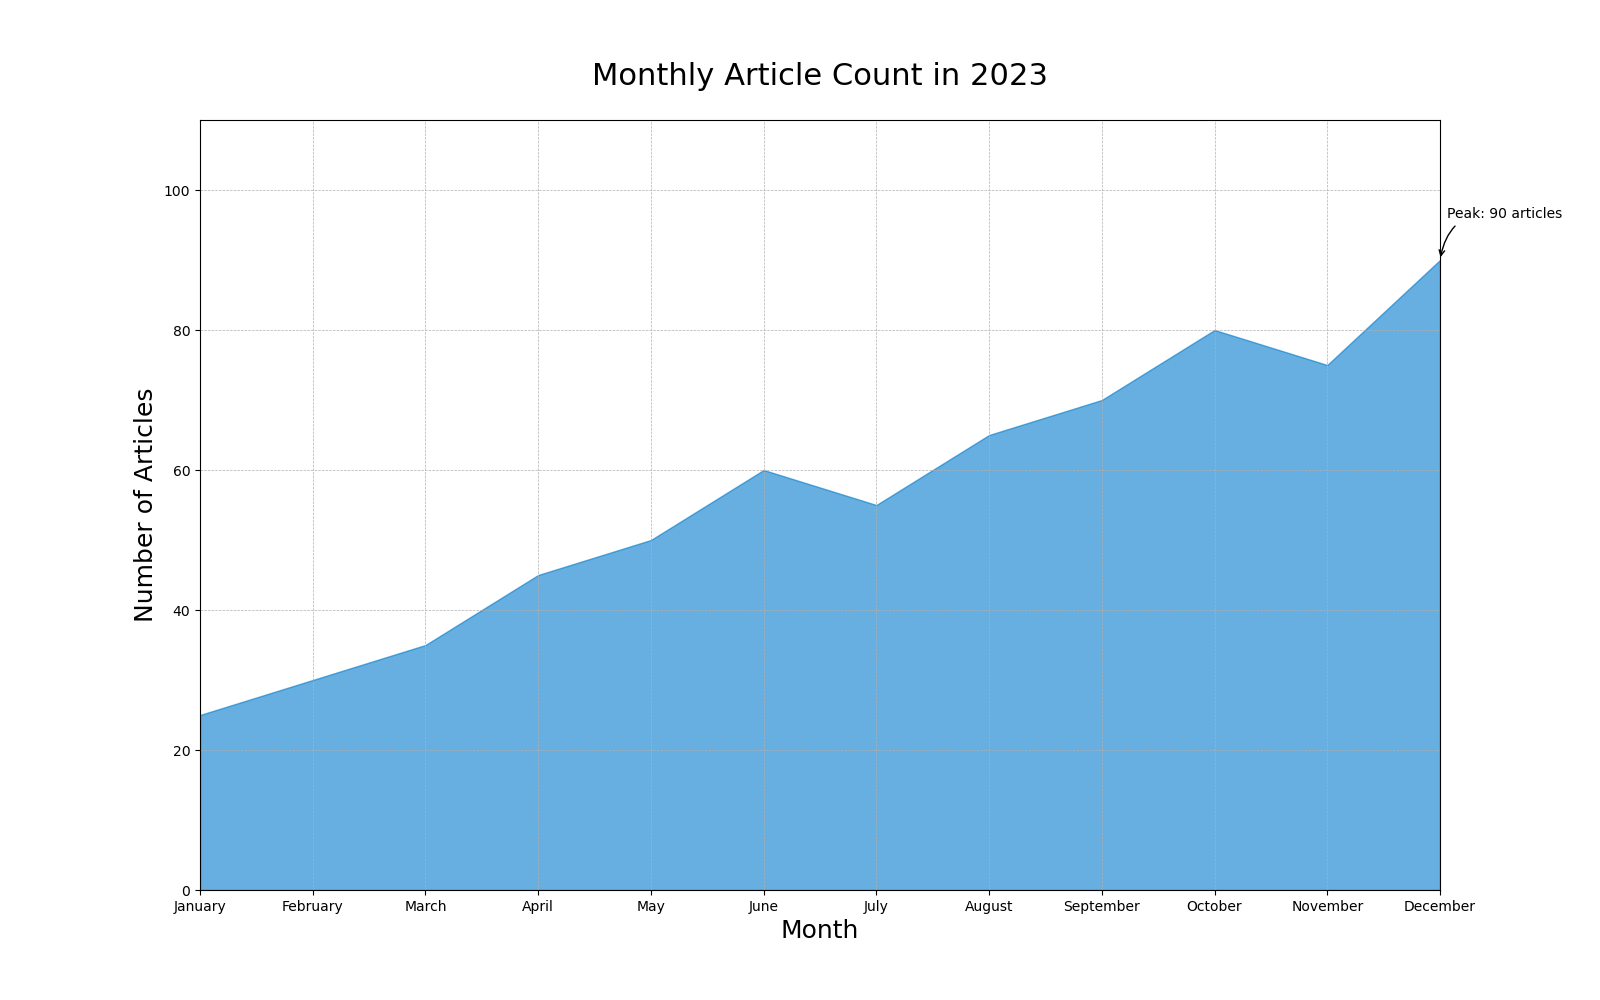

Generate this figure with Python:

import matplotlib.pyplot as plt

# Data
months = [
    'January', 'February', 'March', 'April', 'May', 'June',
    'July', 'August', 'September', 'October', 'November', 'December'
]
article_count = [
    25, 30, 35, 45, 50, 60,
    55, 65, 70, 80, 75, 90
]

# Plot
fig, ax = plt.subplots(figsize=(16, 10))
ax.fill_between(months, article_count, color='#007acc', alpha=0.6)

# Style
ax.set_title('Monthly Article Count in 2023', fontsize=22, pad=25)
ax.set_xlabel('Month', fontsize=18)
ax.set_ylabel('Number of Articles', fontsize=18)
ax.set_ylim(0, max(article_count) + 20)
ax.margins(x=0)
ax.grid(True, which='both', linestyle='--', linewidth=0.5)

# Annotation
peak_articles = max(article_count)
peak_month = months[article_count.index(peak_articles)]
ax.annotate(f'Peak: {peak_articles} articles', xy=(peak_month, peak_articles), xytext=(5, 30),
            textcoords='offset points', arrowprops=dict(arrowstyle="->", connectionstyle="arc3,rad=.5"))

plt.show()
